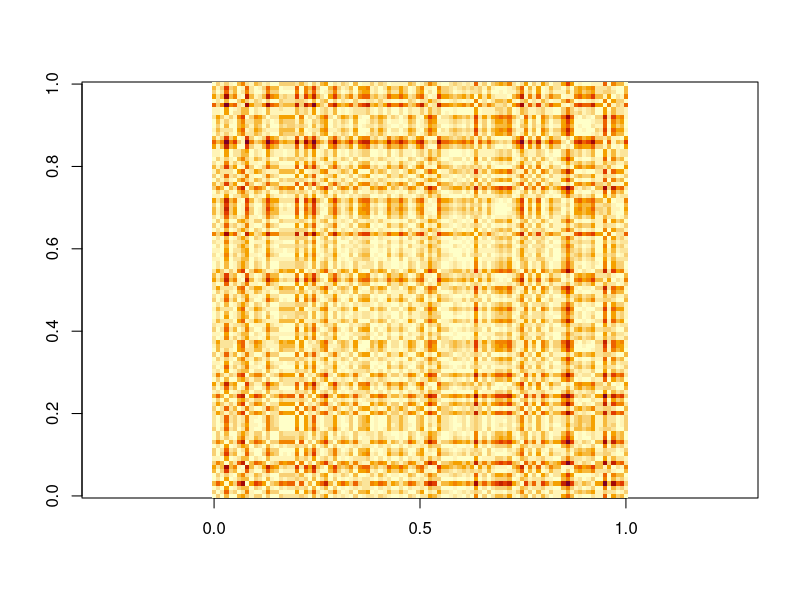
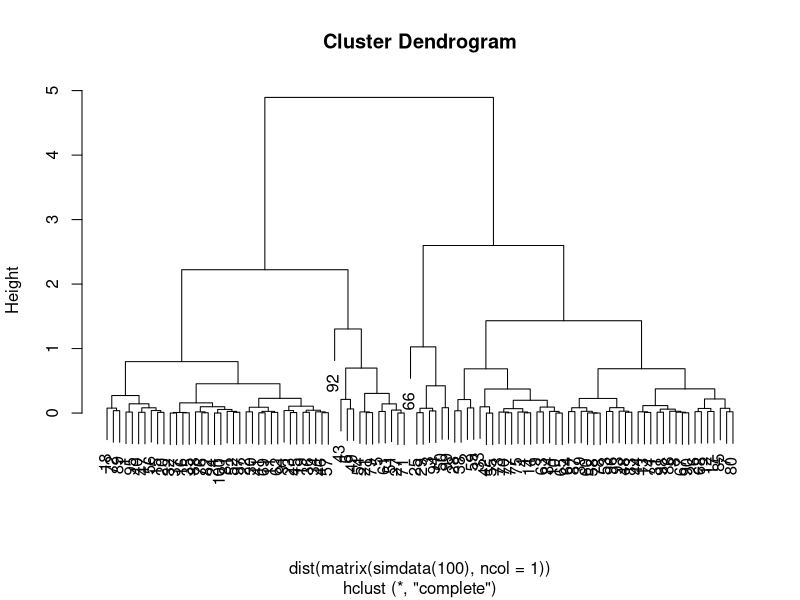

These charts were generated, in order, by the following R code:
## Datasets

library(tidyverse)

outcome <- function(x) {
    m <- mean(x)
    m >= -1 && m <= 1
}

simdata <- function(n) {
    x <- rnorm(n-1, 0, 1)
    if(rbinom(1, 1, 0.2) == 1L) {
        c(x, 100)
    } else {
        c(x, rnorm(1, 0, 1))
    }
}

d <- tibble(dataset = replicate(10000, simdata(50), simplify = FALSE)) |>
    mutate(result = map_dbl(dataset, outcome))
d |>
    summarize(result = mean(result))
d |>
    sample_n(10)
d

r <- replicate(100, {
    x <- simdata(50)
    dr <- tibble(dataset = replicate(10000, sample(x, length(x), replace = TRUE),
                                     simplify = FALSE)) |>
        mutate(result = map_dbl(dataset, outcome))
    mean(dr$result)
})
## r <- unlist(r)
summary(r)


simdata(100) |>
    matrix(ncol = 1) |>
    dist() |>
    as.matrix() |>
    image(asp = 1)

simdata(100) |>
    matrix(ncol = 1) |>
    dist() |>
    hclust() |>
    plot()

#######################################